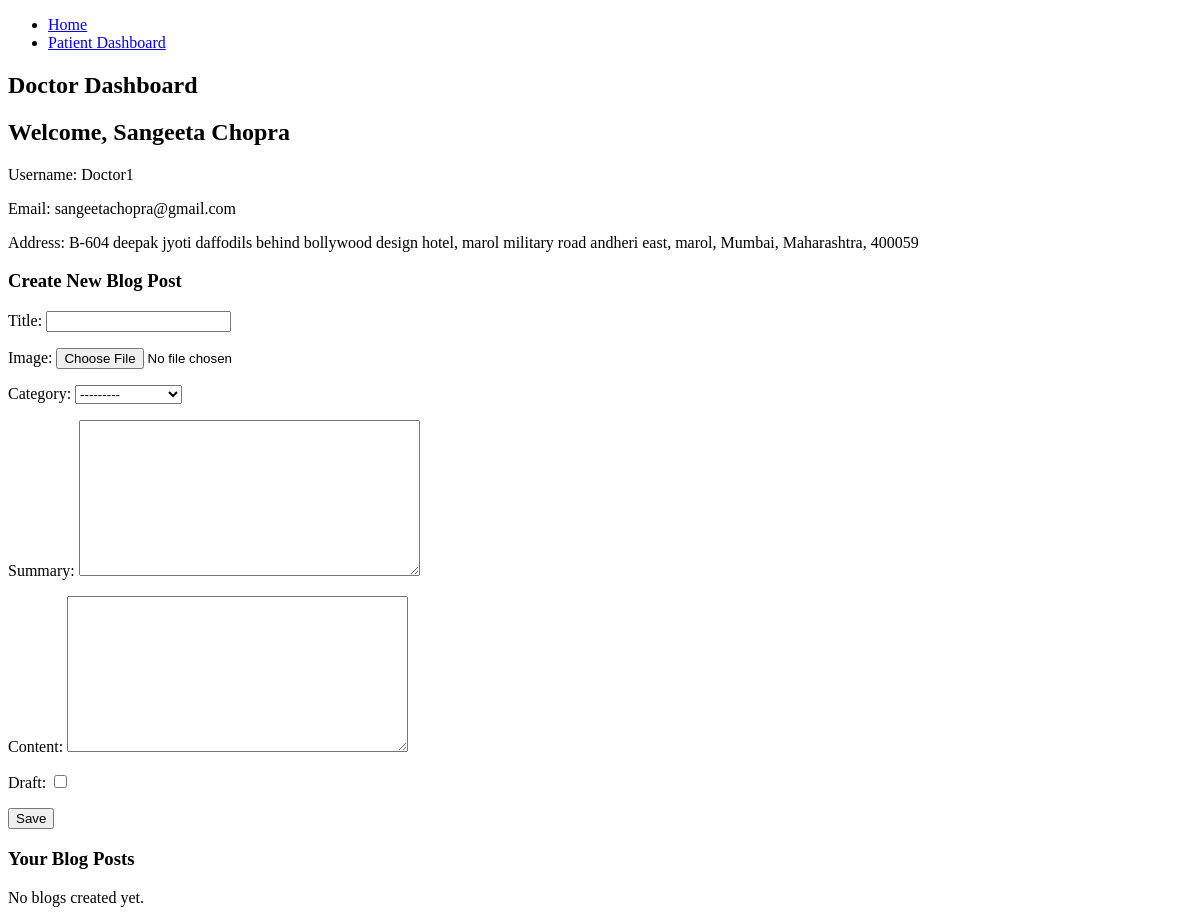
/accounts/doctor_dashboard/ (signed in), run on an earlier commit of the app's database.
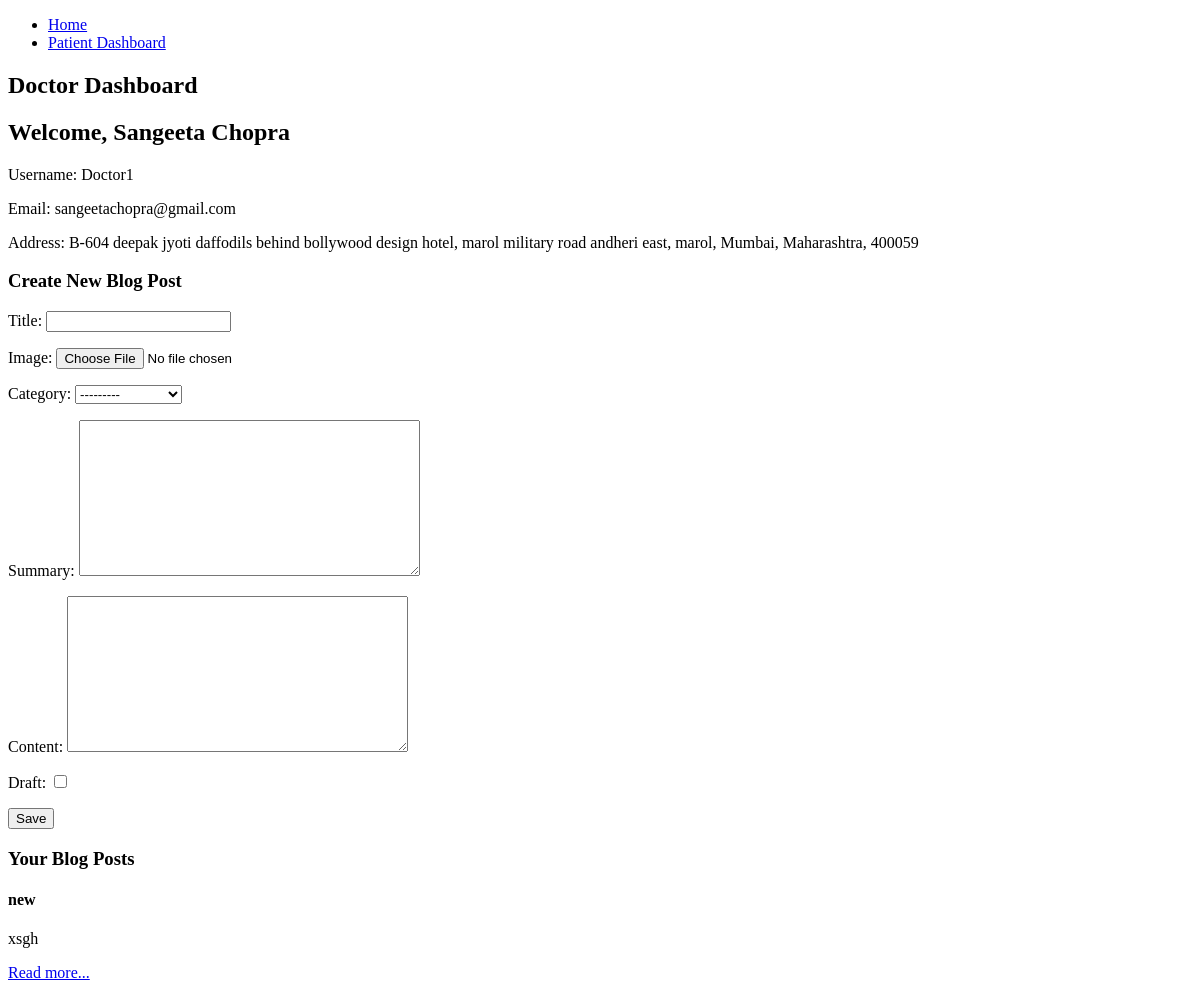
And on a later commit of the database.
### accounts/models.py (models this page shows, shortened)
class BlogPost(models.Model):
    CATEGORY_CHOICES = [
        ('Mental Health', 'Mental Health'),
        ('Heart Disease', 'Heart Disease'),
        ('Covid19', 'Covid19'),
        ('Immunization', 'Immunization'),
    ]
    title = models.CharField(max_length=255)
    image = models.ImageField(upload_to='blog_images/')
    category = models.CharField(max_length=50, choices=CATEGORY_CHOICES)
    summary = models.TextField()
    content = models.TextField()
    author = models.ForeignKey(settings.AUTH_USER_MODEL, on_delete=models.CASCADE)
    draft = models.BooleanField(default=False)
    created_at = models.DateTimeField(auto_now_add=True)

### accounts/views.py (the view)
# urls.py: path('doctor_dashboard/', views.doctor_dashboard, name='doctor_dashboard'),
@login_required
def doctor_dashboard(request):
    if request.method == 'POST':
        form = BlogPostForm(request.POST, request.FILES)
        if form.is_valid():
            blog_post = form.save(commit=False)
            blog_post.author = request.user
            blog_post.save()
            return redirect('doctor_dashboard')  # Redirect to the same page after form submission
    else:
        form = BlogPostForm()
    blogs = BlogPost.objects.filter(author=request.user)
    context = {
        'form': form,
        'blogs': blogs,
    }
    return render(request, 'doctor_dashboard.html', context)

### accounts/forms.py (shortened to what this page needs)
class BlogPostForm(forms.ModelForm):
    class Meta:
        model = BlogPost
        fields = ['title', 'image', 'category', 'summary', 'content', 'draft']

### accounts/templates/doctor_dashboard.html (shortened to what this page needs)
{% extends 'base.html' %}
{% load static %}
{% block content %}
  <h2>Doctor Dashboard</h2>
  <div class="dashboard">
    <h2>Welcome, {{ user.first_name }} {{ user.last_name }}</h2>
    <p>Username: {{ user.username }}</p>
    <p>Email: {{ user.email }}</p>
    <p>Address: {{ user.address_line1 }}, {{ user.city }}, {{ user.state }}, {{ user.pincode }}</p>
</div>
  <h3>Create New Blog Post</h3>
  <form method="post" enctype="multipart/form-data">
    {{ form.as_p }}
    <button type="submit">Save</button>
  </form>
  <h3>Your Blog Posts</h3>
  {% for blog in blogs %}
    <div>
      <h4>{{ blog.title }}</h4>
      <p>{{ blog.summary }}</p>
      <p><a href="{% url 'blog_post_detail' blog.pk %}">Read more...</a></p>
    </div>
  {% empty %}
    <p>No blogs created yet.</p>
  {% endfor %}
{% endblock %}

What changed in the data, as far as the page shows it:
added BlogPost: title "new", summary "xsgh"
Also different on the page:
text no longer shown: "No blogs created yet."
